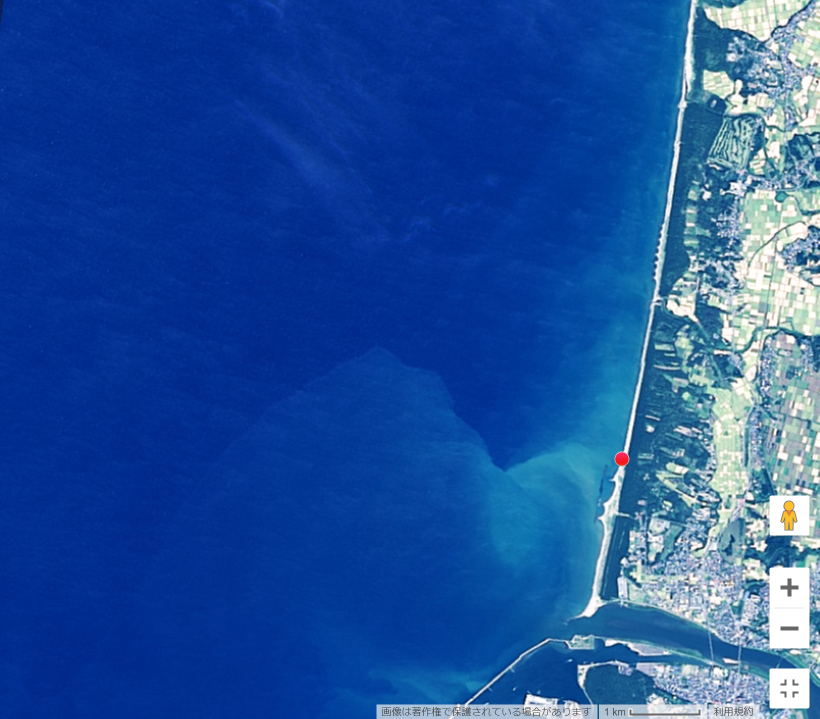
#> input picture map/nosiro_sea_2019.png, 1639 x 1437 px (shown at 1/2 size)
$ python test_plot_2.py
#> lines starting #> are read from the running program, lines starting #| are printed output that depends on the picture
import os
import math
import datetime
import json
import numpy as np
import quaternion as qt
import environment as env
import numpy.linalg as nplin
import matplotlib.pyplot as plt
import matplotlib.patches as patches
from matplotlib.ticker import *
from PIL import Image
from mpl_toolkits.mplot3d import Axes3D

class lineFunction:
    def calBy2point(self,x1,y1,x2,y2):
        self.a = (y2 -y1)/(x2 -x1)
        self.b = (x2*y1 - x1*y2) / ( x2 - x1 )

    def y(self,x):
        return self.a * x + self.b

img_origin = np.array([2121,-1055]) #(x,y)
safeArea_originPx = np.array([503,-435])
mag_dec_deg = -8.94   # [deg]
pixel2meter = 7.29927
border_distance = 500 # 使ってない
border_point1px = np.array([189,-389])
border_point2px = np.array([458,-119])

fig, ax = plt.subplots(figsize=(11,5))
ax.xaxis.set_minor_locator(MultipleLocator(100))
ax.yaxis.set_minor_locator(MultipleLocator(100))

color_line = '#ffbf00'
# Set map image
img_map = Image.open("./map/nosiro_sea_2019.png")
#> img_map is the input picture: PIL image 1639x1437 RGBA; mean R, G, B, A 32.8, 81.7, 157, 255
#img_map = img_map.rotate(mag_dec_deg)
img_list = np.asarray(img_map)
img_width = img_map.size[0]
#> img_width = 1639
img_height = img_map.size[1]
#> img_height = 1437

safeArea_originM = safeArea_originPx
safeArea_originM = (safeArea_originPx - img_origin)*pixel2meter
border_point1m = (border_point1px - img_origin)*pixel2meter
border_point2m = (border_point2px - img_origin)*pixel2meter

# [4 lines of commented-out code are left out]

border = lineFunction()
border.calBy2point(border_point1m[0],border_point1m[1],border_point2m[0],border_point2m[1])
x = np.arange(border_point1m[0], border_point2m[0], 1)
y = border.y(x)

img_left = -1.0 * img_origin[0] * pixel2meter
img_right = (img_width - img_origin[0]) * pixel2meter
#> img_right = -3518.2
img_top = -img_origin[1] * pixel2meter
img_bottom = -1.0 * (img_height + img_origin[1]) * pixel2meter
#> img_bottom = -2788.3
#ax.plot(safeArea_originM[0],safeArea_originM[1],"yo")
ax.plot(0,0,"ro")

# [11 lines of commented-out code are left out]
ax.imshow(img_list)

plt.show()
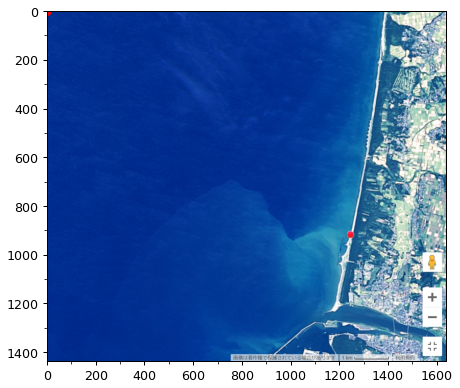
#> figure drawn by matplotlib, 1 panel

$ run again, with map/Izu_sea_2019.png copied over map/nosiro_sea_2019.png
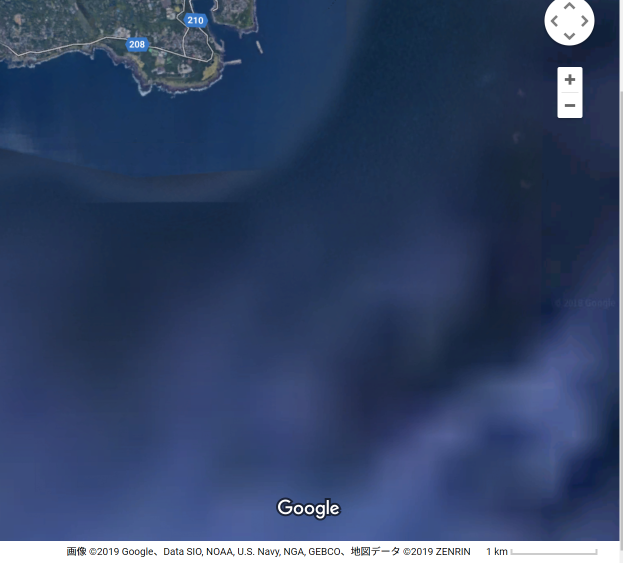
#> input picture map/Izu_sea_2019.png, 1245 x 1125 px (shown at 1/2 size)
#> img_map is the input picture: PIL image 1245x1125 RGB; mean R, G, B 52, 68.7, 102.8
#> `plt.show()`:
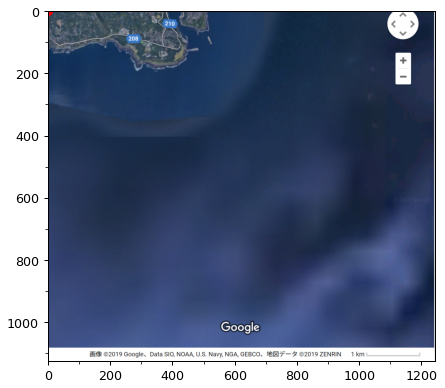
#> figure drawn by matplotlib, 1 panel
